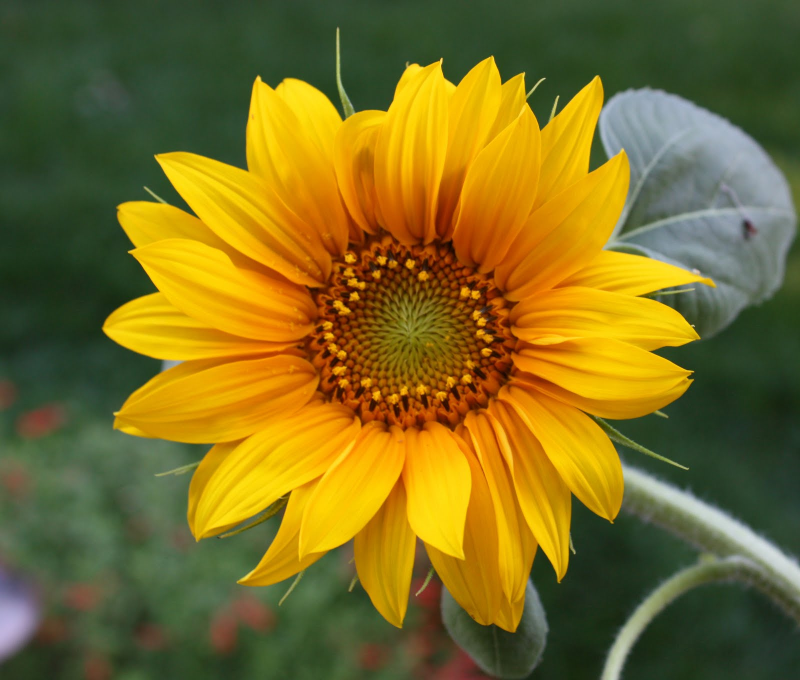
#> input picture Project UAS (07015)/bunga.jpg, 1600 x 1360 px (shown at 1/2 size)
$ jupyter execute 'Sistem Pengenalan Bunga.ipynb'
#> lines starting #> are read from the running program, lines starting #| are printed output that depends on the picture
Nama : Fernanda Putra Aditya

NPM : 06.2018.1.07015

[cell 1]
import matplotlib, cv2
import numpy as np
import matplotlib.pyplot as plt

1. Pengambilan Citra

[cell 2]
img = cv2.imread('./bunga.jpg')
#> img is the input picture: shape (1360, 1600, 3); mean B, G, R 35.4, 108, 123.9

2. RGB

[cell 3]
# convert image to RGB color for matplotlib
img = cv2.cvtColor(img, cv2.COLOR_BGR2RGB)

# show image with matplotlib
plt.imshow(img)

3. Grayscale

[cell 4]
# convert image to grayscale
gray_img = cv2.cvtColor(img, cv2.COLOR_RGB2GRAY)
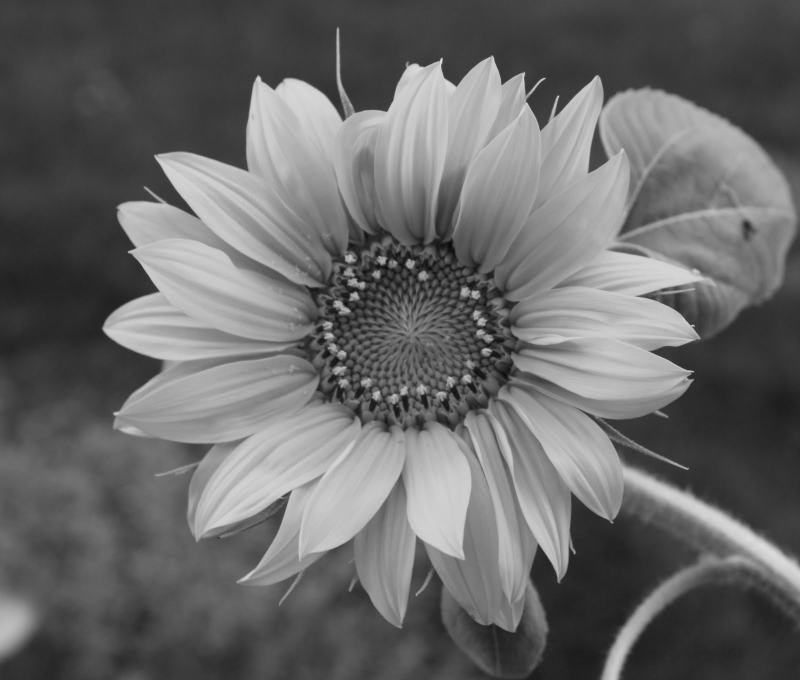
#> gray_img: shape (1360, 1600) (shown at 1/2 size); min 8, max 224, mean 104.5

# grayscale image represented as a 2-d array
print(gray_img)
#> (printed output is left out)

[cell 5]
# have to convert grayscale back to RGB for plt.imshow()
plt.imshow(cv2.cvtColor(gray_img, cv2.COLOR_GRAY2RGB))

4. Cropping

[cell 6]
# crop image
img_cropped = gray_img[50:1300, 150:1400]
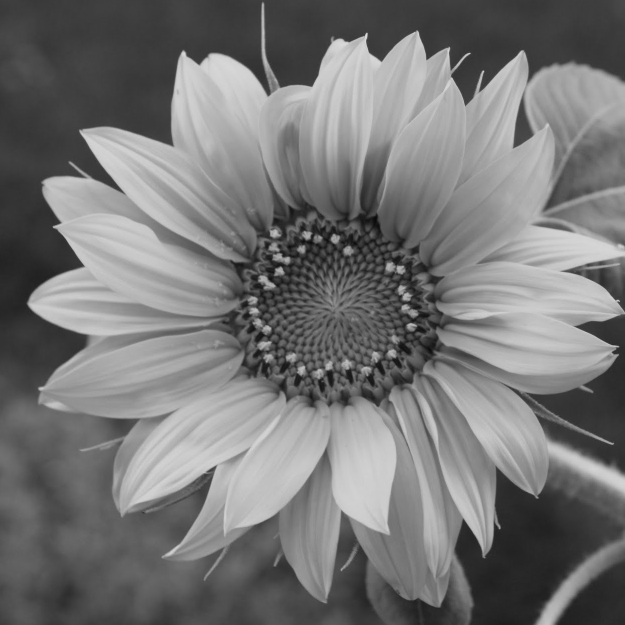
#> img_cropped: shape (1250, 1250) (shown at 1/2 size); min 8, max 224, mean 117.3
plt.imshow(cv2.cvtColor(img_cropped, cv2.COLOR_GRAY2RGB))

5. Histogram

[cell 7]
hist,bins = np.histogram(img_cropped.flatten(),256,[0,256])
#> hist = 256 values, max 36998 at index 61, min 0 at index 0, mean 6103.5; bins = 257 values from 0 to 256

cdf = hist.cumsum()
#> cdf = 256 values from 0 to 1562500
cdf_normalized = cdf * hist.max()/ cdf.max()
#> cdf_normalized = 256 values from 0 to 36998
plt.plot(cdf_normalized, color = 'b')
plt.hist(img_cropped.flatten(),256,[0,256], color = 'r')
plt.xlim([0,256])
plt.legend(('cdf','histogram'), loc = 'upper left')
plt.show()
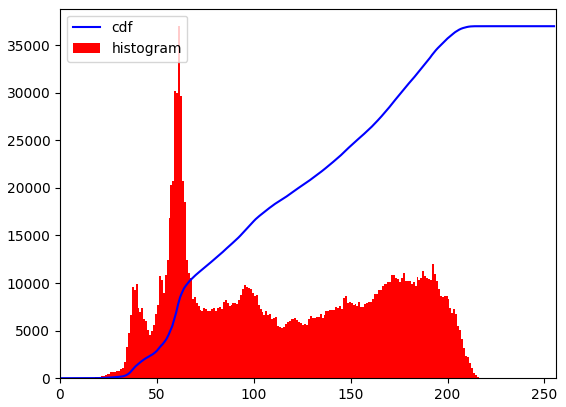
#> figure drawn by matplotlib, 1 panel; tallest bar 36998 high, from x = 61 to 62; curve peaks at x = 224, y = 36998

$ run again, with Project UAS (07015)/kamboja.jpg copied over Project UAS (07015)/bunga.jpg
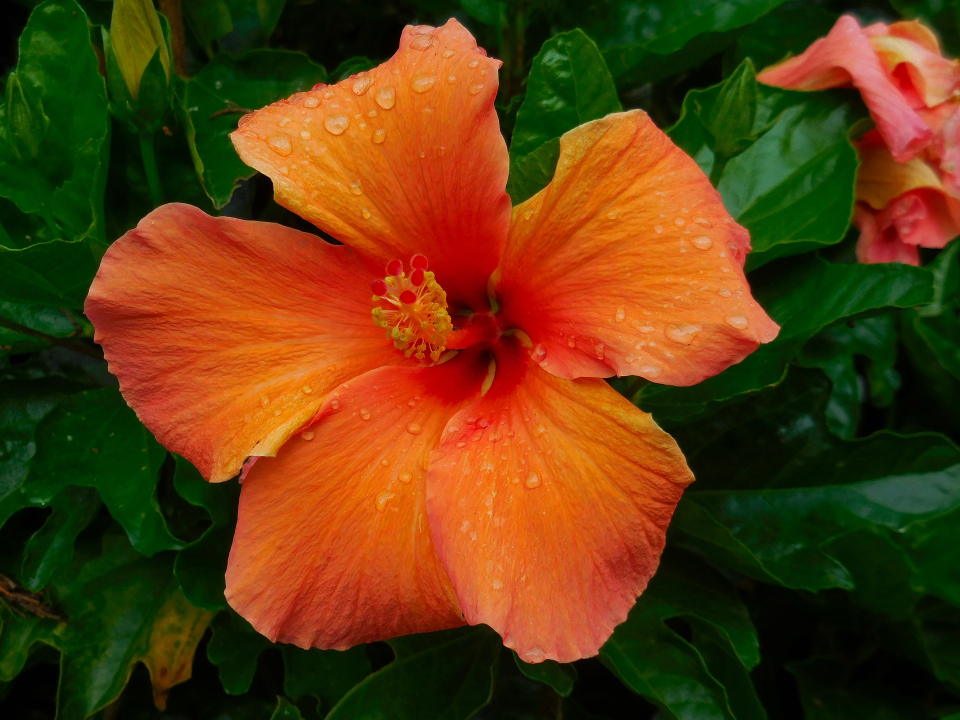
#> input picture Project UAS (07015)/kamboja.jpg, 1920 x 1440 px (shown at 1/2 size)
#> img is the input picture: shape (1440, 1920, 3); mean B, G, R 15.4, 58.7, 95.2
#> (printed output is left out)
#> `img_cropped = gray_img[50:1300, 150:1400]`:
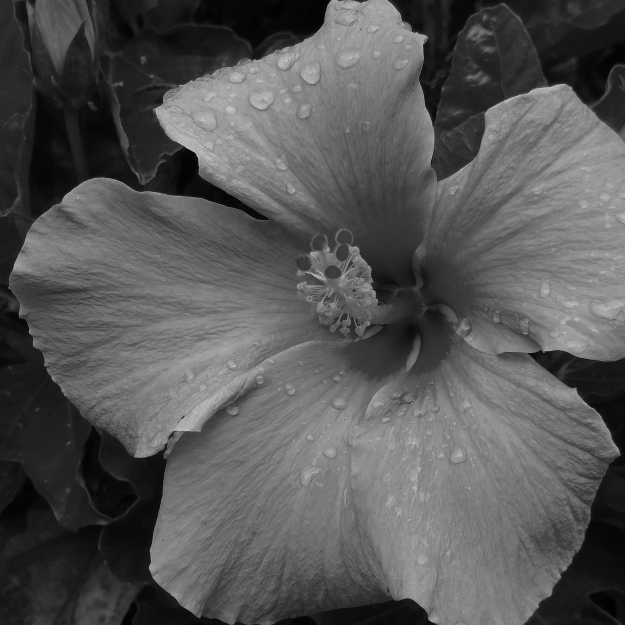
#> img_cropped: shape (1250, 1250) (shown at 1/2 size); min 0, max 224, mean 85.7
#> hist = 256 values, max 16947 at index 26, min 0 at index 208, mean 6103.5; bins = 257 values from 0 to 256
#> cdf = 256 values from 1 to 1562500
#> cdf_normalized = 256 values from 0.0108 to 16947
#> `plt.show()`:
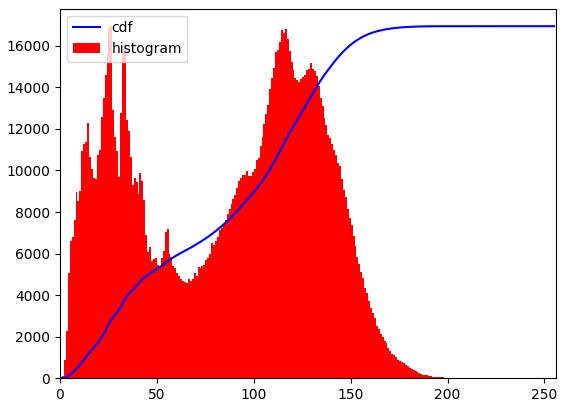
#> figure drawn by matplotlib, 1 panel; tallest bar 16947 high, from x = 26 to 27; curve peaks at x = 224, y = 16947

$ run again, with Project UAS (07015)/mawar.jpg copied over Project UAS (07015)/bunga.jpg
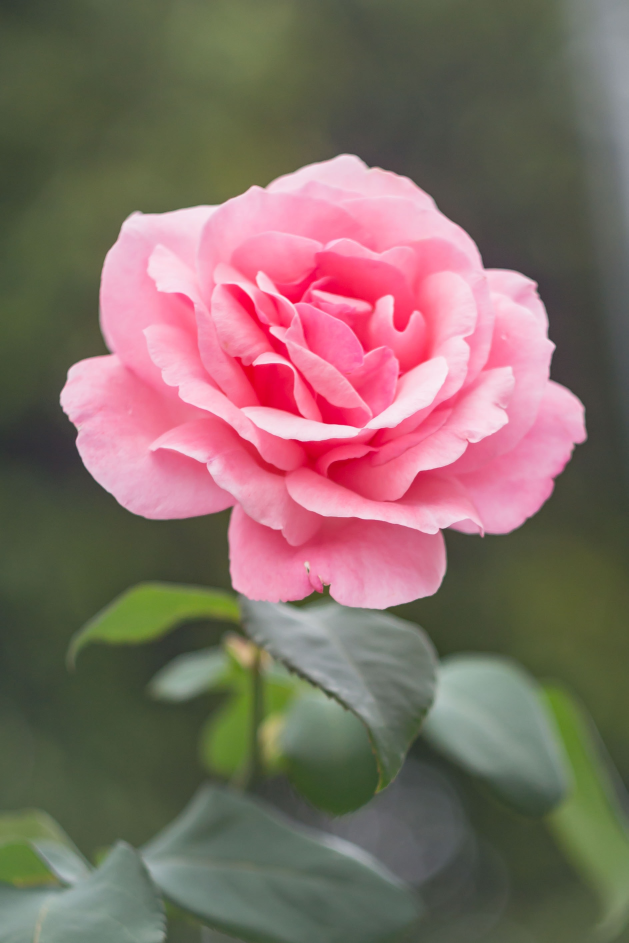
#> input picture Project UAS (07015)/mawar.jpg, 1886 x 2829 px (shown at 1/3 size)
#> img is the input picture: shape (2829, 1886, 3); mean B, G, R 101.8, 108.6, 129.7
#> (printed output is left out)
#> `img_cropped = gray_img[50:1300, 150:1400]`:
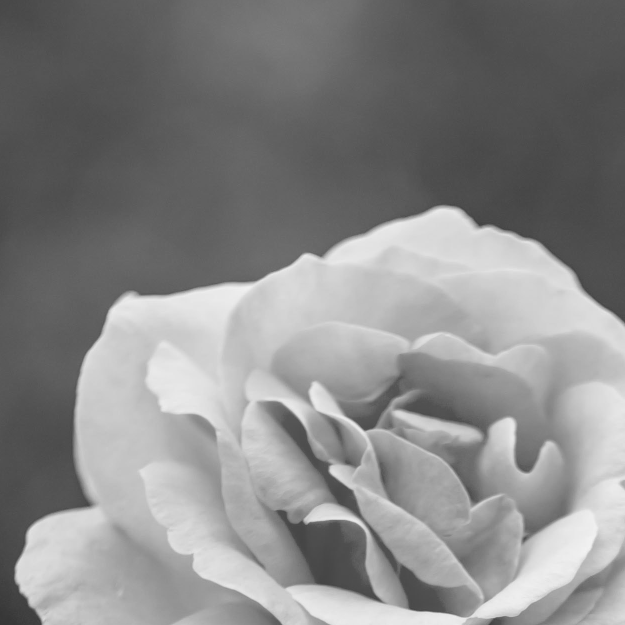
#> img_cropped: shape (1250, 1250) (shown at 1/2 size); min 53, max 245, mean 135.5
#> hist = 256 values, max 48750 at index 79, min 0 at index 0, mean 6103.5; bins = 257 values from 0 to 256
#> cdf = 256 values from 0 to 1562500
#> cdf_normalized = 256 values from 0 to 48750
#> `plt.show()`:
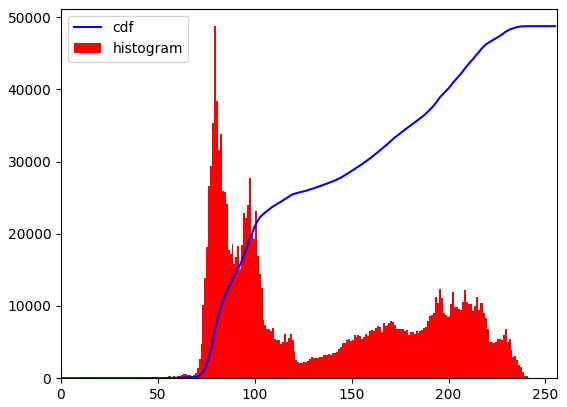
#> figure drawn by matplotlib, 1 panel; tallest bar 48750 high, from x = 79 to 80; curve peaks at x = 245, y = 48750

$ run again, with Project UAS (07015)/melati.jpg copied over Project UAS (07015)/bunga.jpg
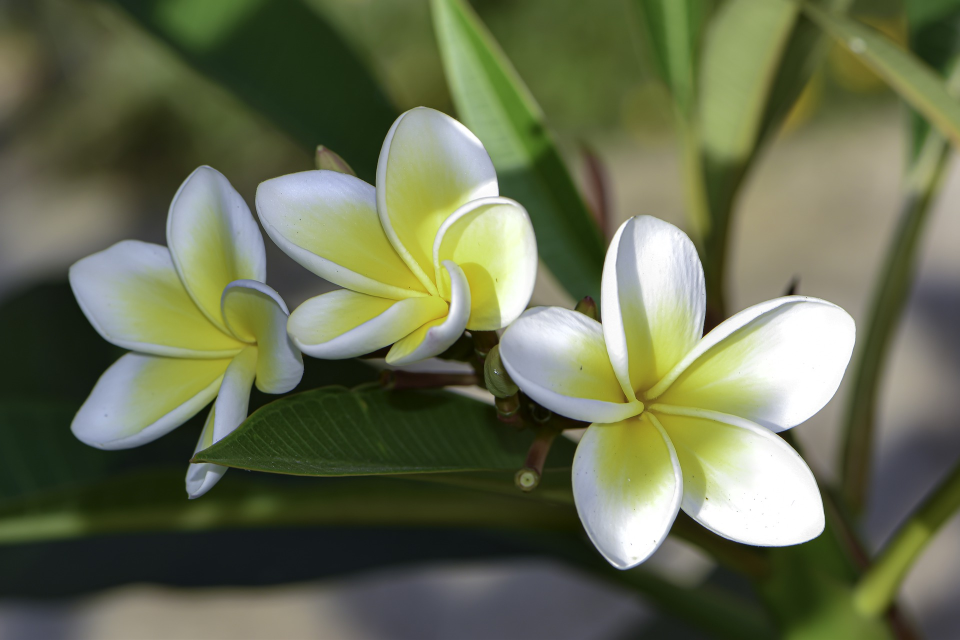
#> input picture Project UAS (07015)/melati.jpg, 1920 x 1280 px (shown at 1/2 size)
#> img is the input picture: shape (1280, 1920, 3); mean B, G, R 80.9, 109.8, 103.2
#> (printed output is left out)
#> `img_cropped = gray_img[50:1300, 150:1400]`:
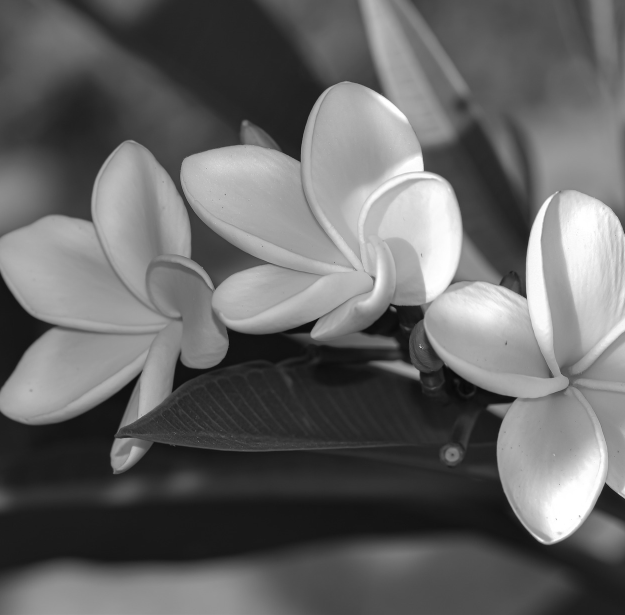
#> img_cropped: shape (1230, 1250) (shown at 1/2 size); min 6, max 255, mean 102.2
#> hist = 256 values, max 28068 at index 38, min 0 at index 0, mean 6005.9; bins = 257 values from 0 to 256
#> cdf = 256 values from 0 to 1537500
#> cdf_normalized = 256 values from 0 to 28068
#> `plt.show()`:
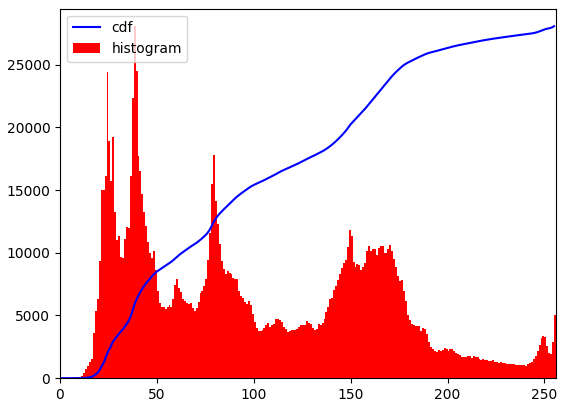
#> figure drawn by matplotlib, 1 panel; tallest bar 28068 high, from x = 38 to 39; curve peaks at x = 255, y = 28068
